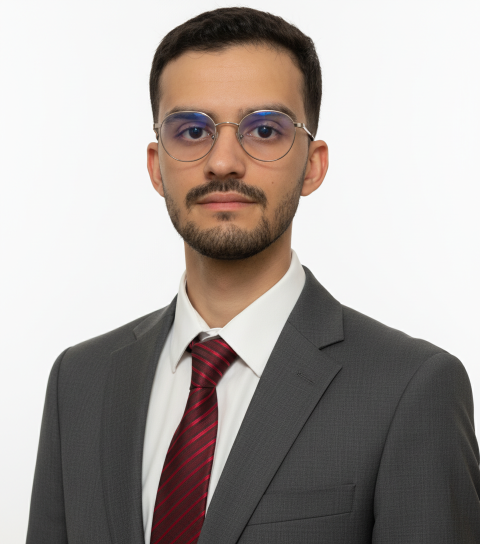
#> input picture photo/portrait-professionnel (1).png, 960 x 1088 px, found by its file name (shown at 1/2 size)
$ python make_portrait_svg.py
#> lines starting #> are read from the running program, lines starting #| are printed output that depends on the picture; after the words box and inside, x2 and y2 are one past the last pixel; in counts of white or black regions, pixels touching at a corner belong together
"""Generate portrait.svg: a colored ASCII portrait inside a terminal window.

Usage (from the repo root):
    python scripts/make_portrait_svg.py [--src photo.png] [--cols 92] [--out portrait.svg]

Only needs Pillow + numpy. Works on a photo with a plain light background
(the background is removed by flood-filling from the image borders).
"""
import argparse
import html

import numpy as np
from PIL import Image, ImageDraw, ImageEnhance, ImageFilter, ImageOps

# Characters ordered from lightest to densest. On a dark terminal background,
# dense characters look bright, so bright pixels get dense characters.
RAMP = " .'`^\",:;Il!i><~+_-?][}{1)(|/tfjrxnuvczXYUJCLQ0OZmwqpdbkhao*#MW&8%B@$"

SVG_W, SVG_H = 370, 520
PAD_X = 15
ART_TOP = 36
ART_W = SVG_W - 2 * PAD_X
FOOTER_H = 58  # three prompt lines under the art
ART_H_MAX = SVG_H - ART_TOP - FOOTER_H - 6
CHAR_ASPECT = 0.6  # monospace glyph width / font-size
N_COLORS = 28


def foreground_mask(img: Image.Image) -> np.ndarray:
    """True where the subject is. Background = near-white region touching the top/sides."""
    a = np.asarray(img, dtype=np.int16)
    lo, hi = a.min(axis=2), a.max(axis=2)
    candidate = (lo > 222) & (hi - lo < 24)
    m = Image.new("L", img.size)
    m.putdata(np.where(candidate, 255, 0).astype(np.uint8).ravel().tolist())
    w, h = m.size
    seeds = [(x, 0) for x in range(0, w, 4)]
    seeds += [(0, y) for y in range(0, h, 4)] + [(w - 1, y) for y in range(0, h, 4)]
    for s in seeds:
        if m.getpixel(s) == 255:
            ImageDraw.floodfill(m, s, 128)
    bg = np.asarray(m) == 128
    # Smooth the edge a little so the outline is not jagged.
    fg = Image.fromarray(np.where(bg, 0, 255).astype(np.uint8)).filter(ImageFilter.MedianFilter(7))
    return np.asarray(fg) > 127


def crop_to_subject(img, fg, keep_w=0.64, margin=0.02):
    """Crop from the top of the head and keep the central `keep_w` of the width, so the
    face fills more of the frame. The height is cut to fit the art area of the window."""
    ys, xs = np.nonzero(fg)
    h, w = fg.shape
    top = max(ys.min() - int(h * margin), 0)
    cx = (xs.min() + xs.max()) // 2
    half = int(w * keep_w) // 2
    left, right = max(cx - half, 0), min(cx + half, w)
    height = min(int((right - left) * ART_H_MAX / ART_W), h - top)
    box = (left, top, right, top + height)
    return img.crop(box), fg[box[1]:box[3], box[0]:box[2]]


def build_cells(src, cols):
    img = Image.open(src).convert("RGB")
    fg = foreground_mask(img)
    img, fg = crop_to_subject(img, fg)

    cell_w = ART_W / cols
    font_size = cell_w / CHAR_ASPECT
    line_h = font_size * 1.08
    rows = round(cols * (img.height / img.width) * (cell_w / line_h))

    # Tone: local-contrast boost + sharpening so glasses, eyes and beard read clearly.
    fg_img = Image.fromarray(fg.astype(np.uint8) * 255)
    gray = ImageOps.grayscale(img)
    gray = ImageOps.equalize(gray, mask=fg_img)  # spread the subject's tones
    gray = Image.blend(ImageOps.grayscale(img), gray, 0.55)
    gray = gray.filter(ImageFilter.UnsharpMask(radius=8, percent=220, threshold=1))
    tone = np.asarray(gray.resize((cols, rows), Image.Resampling.LANCZOS), dtype=np.float32) / 255.0
    color = np.asarray(img.resize((cols, rows), Image.Resampling.BOX), dtype=np.float32) / 255.0
    cover = np.asarray(
        Image.fromarray(fg.astype(np.uint8) * 255).resize((cols, rows), Image.Resampling.BOX),
        dtype=np.float32) / 255.0
    inside = cover > 0.45

    # Stretch tones of the subject only, then a gentle gamma.
    lo, hi = np.percentile(tone[inside], [2, 99])
    t = np.clip((tone - lo) / (hi - lo), 0, 1) ** 0.85
    # Keep a faint texture in very dark areas (hair, suit) so the silhouette stays visible.
    t = 0.12 + 0.88 * t
    idx = np.clip((t * (len(RAMP) - 1)).round().astype(int), 1, len(RAMP) - 1)

    # Colors: lift dark ones so they stay readable on #0d1117, then quantize to a small palette.
    v = color.max(axis=2, keepdims=True)
    lifted = np.clip(color + (0.42 - v).clip(0) * 0.9 + 0.04, 0, 1)
    # Background cells are blank anyway: give them a subject color so they don't eat palette slots.
    lifted[~inside] = np.median(lifted[inside], axis=0)
    lifted_img = ImageEnhance.Color(Image.fromarray((lifted * 255).astype(np.uint8))).enhance(1.5)
    q = lifted_img.quantize(N_COLORS, method=Image.Quantize.MEDIANCUT)
    palette = np.array(q.getpalette()[: N_COLORS * 3]).reshape(-1, 3)
    labels = np.asarray(q)

    grid = []
    for y in range(rows):
        row = []
        for x in range(cols):
            if inside[y, x]:
                row.append((RAMP[idx[y, x]], int(labels[y, x])))
            else:
                row.append((" ", None))
        grid.append(row)
    return grid, palette, font_size, line_h, rows


def row_to_svg(row):
    """Merge consecutive characters of the same color into one <tspan>; spaces join any run."""
    out, cur_cls, buf = [], None, []

    def flush():
        if buf:
            # Non-breaking spaces: renderers never collapse them, so columns stay aligned.
            text = html.escape("".join(buf), quote=False).replace(" ", " ")
            out.append(f'<tspan class="c{cur_cls}">{text}</tspan>' if cur_cls is not None else text)

    for ch, cls in row:
        if ch == " " or cls == cur_cls:
            buf.append(ch)
            continue
        flush()
        buf, cur_cls = [ch], cls
    flush()
    return "".join(out)


def make_svg(grid, palette, font_size, line_h, rows):
    art_h = rows * line_h
    color_css = "\n".join(
        f"    .c{i}{{fill:#{r:02x}{g:02x}{b:02x}}}" for i, (r, g, b) in enumerate(palette))
    mono = "ui-monospace,SFMono-Regular,'SF Mono',Menlo,Consolas,'Liberation Mono',monospace"
    footer_y = SVG_H - FOOTER_H + 13

    parts = [
        f'<svg xmlns="http://www.w3.org/2000/svg" viewBox="0 0 {SVG_W} {SVG_H}" width="{SVG_W}" height="{SVG_H}">',
        "  <style>",
        f"    .t{{font-family:{mono};}}",
        f"    .art{{font-family:{mono};font-size:{font_size:.2f}px;white-space:pre;}}",
        "    .muted{fill:#8b949e;font-size:11px}",
        "    .user{fill:#58a6ff;font-weight:bold;font-size:11px}",
        "    .cmd{fill:#c9d1d9;font-size:11px}",
        "    .out{fill:#7ee787;font-size:11px}",
        "    .cursor{fill:#c9d1d9;animation:blink 1s steps(1) infinite}",
        "    @keyframes blink{50%{opacity:0}}",
        color_css,
        "  </style>",
        "  <defs>",
        '    <clipPath id="reveal">',
        f'      <rect x="0" y="{ART_TOP}" width="{SVG_W}" height="0">',
        f'        <animate attributeName="height" from="0" to="{art_h + 4:.1f}" begin="0.3s" dur="2.4s" fill="freeze"/>',
        "      </rect>",
        "    </clipPath>",
        "  </defs>",
        f'  <rect x="0.5" y="0.5" width="{SVG_W - 1}" height="{SVG_H - 1}" rx="10" fill="#0d1117" stroke="#30363d"/>',
        '  <circle cx="15" cy="14" r="4.5" fill="#ff5f56"/>',
        '  <circle cx="28" cy="14" r="4.5" fill="#ffbd2e"/>',
        '  <circle cx="41" cy="14" r="4.5" fill="#27c93f"/>',
        f'  <text x="{SVG_W // 2}" y="18" text-anchor="middle" class="t muted">echlouchi@github:~$ ./portrait.sh</text>',
        f'  <g class="art" clip-path="url(#reveal)" xml:space="preserve">',
    ]
    for i, row in enumerate(grid):
        y = ART_TOP + (i + 1) * line_h - line_h * 0.22
        parts.append(
            f'    <text x="{PAD_X}" y="{y:.2f}" textLength="{ART_W}" lengthAdjust="spacing">{row_to_svg(row)}</text>')
    parts += [
        "  </g>",
        f'  <text x="{PAD_X}" y="{footer_y}" class="t"><tspan class="user">echlouchi@github:~$</tspan><tspan class="cmd"> whoami</tspan></text>',
        f'  <text x="{PAD_X}" y="{footer_y + 17}" class="t out">Ali Echlouchi · AI &amp; Full-Stack Engineer</text>',
        f'  <text x="{PAD_X}" y="{footer_y + 34}" class="t"><tspan class="user">echlouchi@github:~$</tspan><tspan class="cursor"> █</tspan></text>',
        "</svg>",
    ]
    return "\n".join(parts) + "\n"


def main():
    ap = argparse.ArgumentParser()
    ap.add_argument("--src", default="photo/portrait-professionnel (1).png")
    ap.add_argument("--cols", type=int, default=92)
    ap.add_argument("--out", default="portrait.svg")
    ap.add_argument("--txt", help="also write the plain ASCII art to this file")
    a = ap.parse_args()

    grid, palette, font_size, line_h, rows = build_cells(a.src, a.cols)
#> in build_cells, img is the input picture: PIL image 960x1088 RGB; mean R, G, B 169.3, 161.9, 158.1
#> in foreground_mask, `candidate = (lo > 222) & (hi - lo < 24)`:
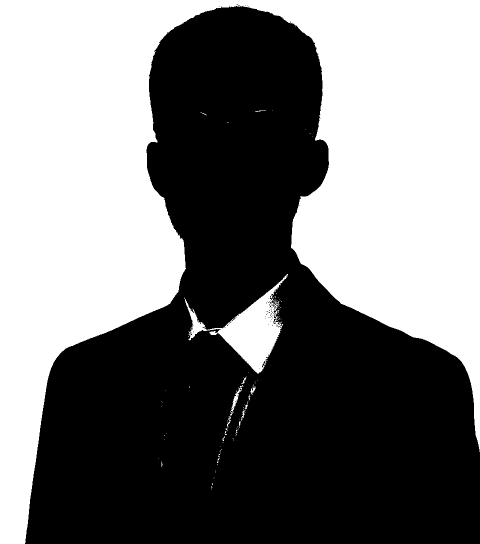
#> candidate: shape (1088, 960) bool (shown at 1/2 size); 47.2% white; 110 white regions (98 under 20 px), largest, box (x1, y1, x2, y2) and area: (0, 0, 960, 1088) 480105, (368, 548, 576, 747) 12077, (460, 770, 486, 831) 297
#> in foreground_mask, `m = Image.new("L", img.size)`: m: PIL image 960x1088 L; every value is 0
#> after the loop in foreground_mask, `for s in seeds:`:
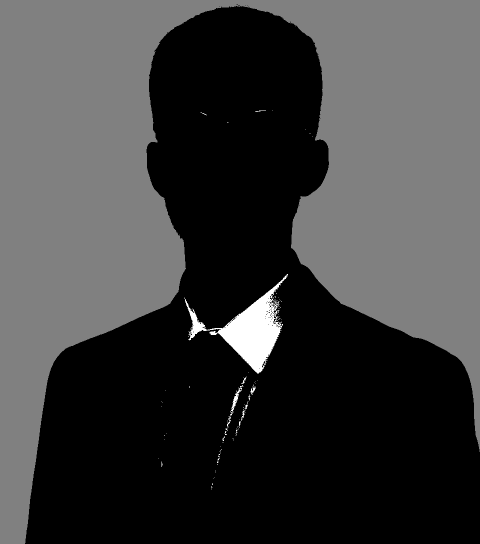
#> m: PIL image 960x1088 L (shown at 1/2 size); min 0, max 255, mean 62
#> in foreground_mask, `bg = np.asarray(m) == 128`: bg: shape (1088, 960) bool; 46% white; 1 white region, box (x1, y1, x2, y2) and area: (0, 0, 960, 1088) 480105
#> in foreground_mask, `fg = Image.fromarray(np.where(bg, 0, 255).astype(np.uint8)).filter(Ima..`: fg: PIL image 960x1088 L; 54% white; 1 black region, box (x1, y1, x2, y2) and area: (0, 0, 960, 1088) 480101
#> in crop_to_subject, `top = max(ys.min() - int(h * margin), 0)`: top = 0
#> in crop_to_subject, `cx = (xs.min() + xs.max()) // 2`: cx = 504
#> in crop_to_subject, `left, right = max(cx - half, 0), min(cx + half, w)`: left = 197; right = 811
#> in crop_to_subject, `height = min(int((right - left) * ART_H_MAX / ART_W), h - top)`: height = 758
#> in crop_to_subject, `box = (left, top, right, top + height)`: box = (197, 0, 811, 758)
#> in build_cells, `img, fg = crop_to_subject(img, fg)`:
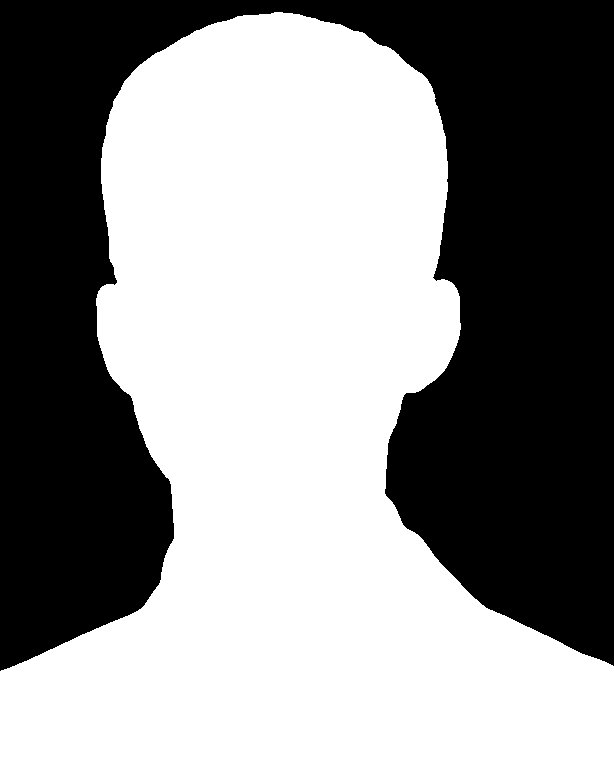
#> fg: shape (758, 614) bool; 55.6% white; 1 black region, box (x1, y1, x2, y2) and area: (0, 0, 614, 671) 206670
#> in build_cells, `gray = gray.filter(ImageFilter.UnsharpMask(radius=8, percent=220, thre..`:
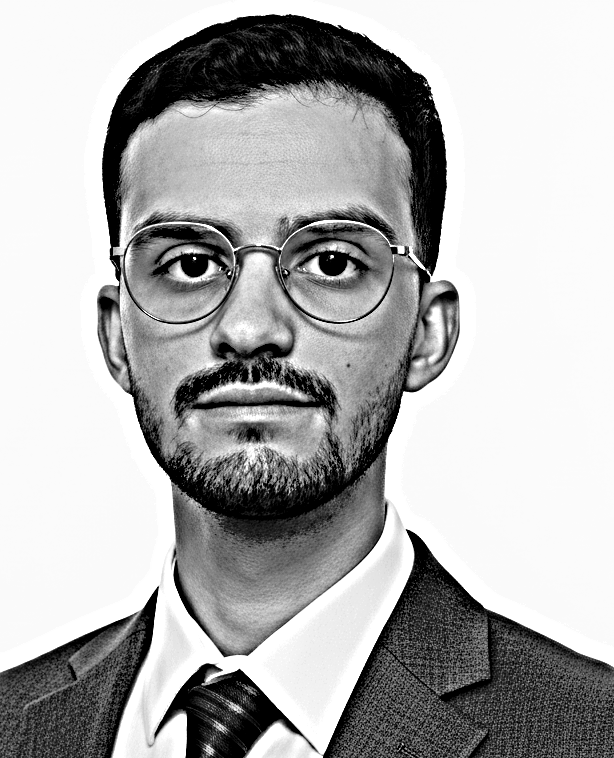
#> gray: PIL image 614x758 L; min 0, max 255, mean 176.8
#> in build_cells, `inside = cover > 0.45`:
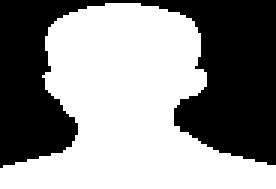
#> inside: shape (63, 92) bool (shown 3 times larger); 55.8% white; 1 black region, box (x1, y1, x2, y2) and area: (0, 0, 92, 56) 2560
#> in build_cells, `lo, hi = np.percentile(tone[inside], [2, 99])`: lo = 0; hi = 1
#> in build_cells, `q = lifted_img.quantize(N_COLORS, method=Image.Quantize.MEDIANCUT)`:
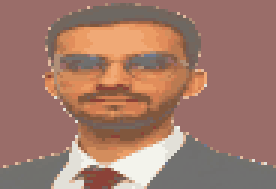
#> q: PIL image 92x63 P (shown 3 times larger); mean R, G, B 161.2, 120.9, 106.6
#> in build_cells, `palette = np.array(q.getpalette()[: N_COLORS * 3]).reshape(-1, 3)`: palette = 28 rows, first 8: [243, 243, 236], [226, 224, 216], [226, 186, 158], [240, 169, 118], [235, 156, 101], [225, 141, 91], [211, 141, 93], [176, 143, 119]
#> in build_cells, `labels = np.asarray(q)`:
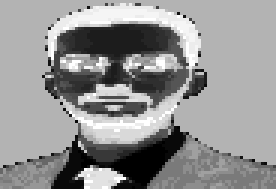
#> labels: shape (63, 92) (shown 3 times larger); min 0, max 27, mean 15.5; drawn with min black and max white
#> after the loop in build_cells, `for y in range(rows):`: grid = 63 items
#> grid = 63 items; font_size = 6.16; line_h = 6.65; rows = 63
    art_bottom = ART_TOP + rows * line_h
#> art_bottom = 455.1
    if art_bottom > SVG_H - FOOTER_H:
        raise SystemExit(f"art too tall ({art_bottom:.0f}px); lower --cols")
    with open(a.out, "w", encoding="utf-8") as f:
        f.write(make_svg(grid, palette, font_size, line_h, rows))
#> in make_svg, `art_h = rows * line_h`: art_h = 419.1
#> the loop in make_svg, `for i, row in enumerate(grid):` made 63 passes
#> y on passes 1 to 12: 41.19, 47.84, 54.49, 61.15, 67.8, 74.45, 81.1, 87.75, 94.41, 101.1, 107.7, 114.4
#> after the loop in make_svg, `for i, row in enumerate(grid):`: parts = 88 items
    if a.txt:
        with open(a.txt, "w", encoding="utf-8") as f:
            f.write("\n".join("".join(c for c, _ in r).rstrip() for r in grid) + "\n")
    print(f"{a.out}: {a.cols}x{rows} chars, font {font_size:.2f}px")
#| portrait.svg: 92x63 chars, font 6.16px


if __name__ == "__main__":
    main()
